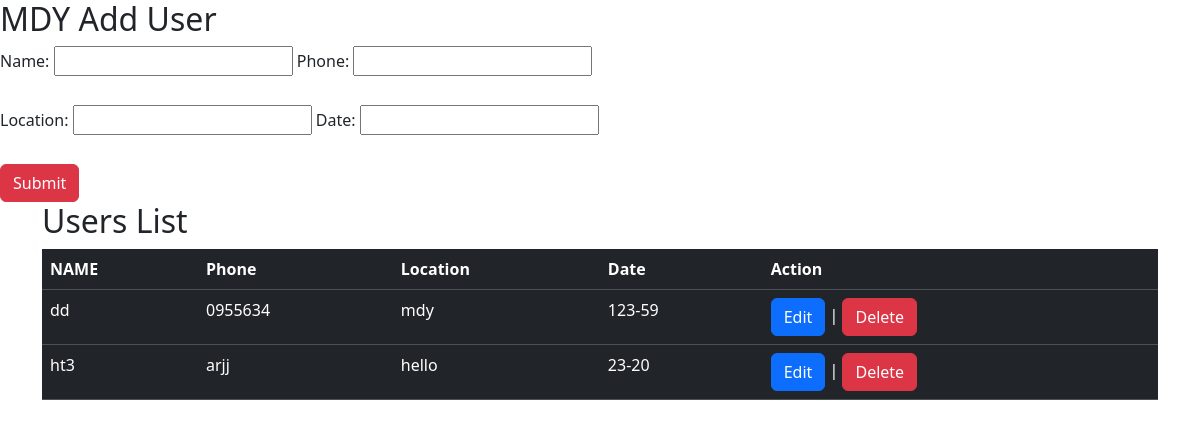
The app's page /, older data.
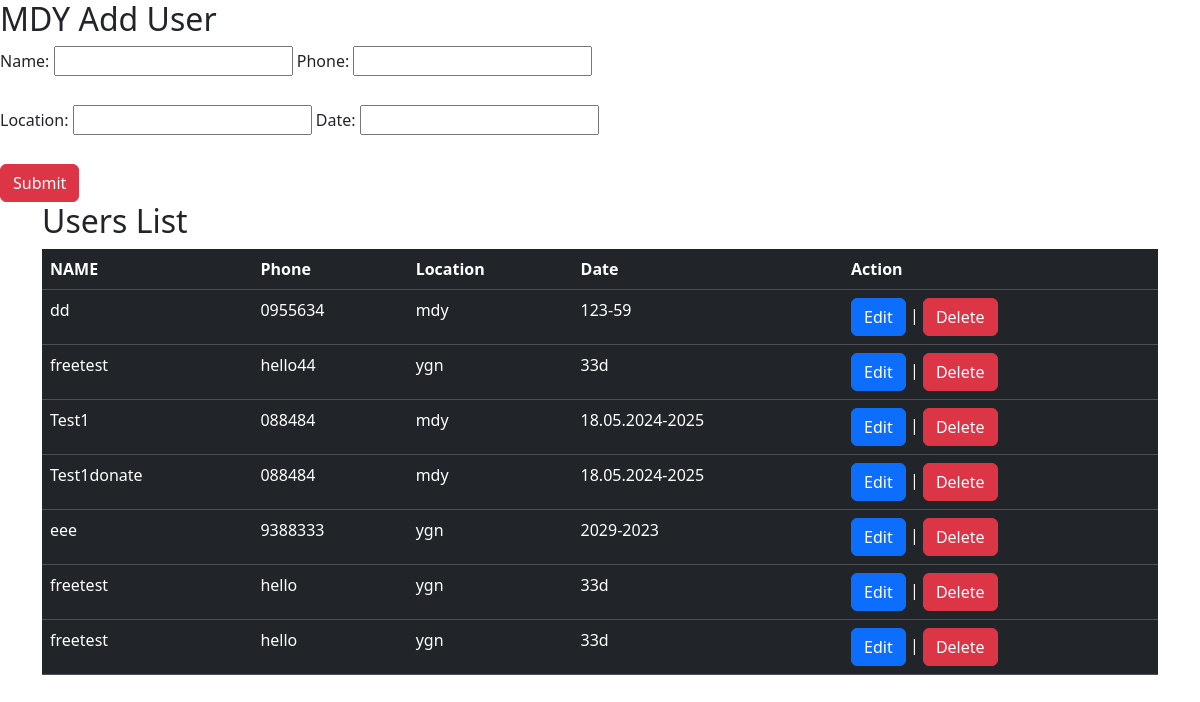
The same page, newer data.
### tables this page shows
CREATE TABLE mdysafe (
        id INTEGER PRIMARY KEY AUTOINCREMENT,
        name TEXT NOT NULL,
        phone CHAR,
        location CHAR,
        date CHAR
        
    );

### backend.py (the view)
@app.route("/")
def home():
    conn = sqlite3.connect(DATABASE)
    cursor = conn.cursor()
    cursor.execute("SELECT * FROM mdysafe")
    users = cursor.fetchall()
    conn.close()
    return render_template("index.html", users=users)

### templates/index.html (shortened to what this page needs)
<!DOCTYPE html>
<html lang="en">
<head>
  <link href="https://cdn.jsdelivr.net/npm/bootstrap@5.3.3/dist/css/bootstrap.min.css" rel="stylesheet">
</head>
<body>
    <h2>MDY Add User</h2>
    <form action="/submit" method="POST">
        <label for="name" class="form-label">Name:</label>
        <input type="text" id="name" name="name" class="form-contorl" required>
        <label for="phone" class="form-label">Phone:</label>
        <input type="text" id="phone" name="phone"  class="form-contorl"><br><br>
        <labe for="location" class="form-label">Location:</label>
        <input type="text" id="location" name="location" class="form-contorl">
        <label for="date" class="form-label">Date:</label>
        <input type="text" id="date" name="date" class="form-contorl"><br><br>
        <button type="submit" class="btn btn-danger">Submit</button>
    </form>
    <div class="container">
        <div class="row">
            <div class="col-12">
            <h2>Users List</h2>
    <table class="table table-dark">
        <tr>
            <th> NAME</th>
            <th> Phone</th>
            <th> Location</th>
            <th> Date</th>
            <th>Action</th>
        </tr>
        {% for user in users %}
        <tr>
            <td>{{user[1]}}</td>
            <td>{{user[2]}}</td>
            <td>{{user[3]}}</td>
            <td>{{user[4]}}</td>
            <td>
                <a href="/edit/{{ user[0] }}" class="btn btn-primary">Edit</a> |
                <a href="/delete/{{ user[0] }}"class= "btn btn-danger" onclick="return confirm('Are you sure?')">Delete</a>
            </td>
        </tr>
        {% endfor %}
      </table>
      </div>
        </div>
    </div>
</body>
</html>

Row changes from the older to the newer data that the page shows:
removed mdysafe: name "ht3", phone "arjj", location "hello", date "23-20"
added mdysafe: name "freetest", phone "hello44", location "ygn", date "33d"
added mdysafe: name "Test1", phone "088484", location "mdy", date "18.05.2024-2025"
added mdysafe: name "Test1donate", phone "088484", location "mdy", date "18.05.2024-2025"
added mdysafe: name "eee", phone "9388333", location "ygn", date "2029-2023"
added mdysafe: name "freetest", phone "hello", location "ygn", date "33d"
added mdysafe: name "freetest", phone "hello", location "ygn", date "33d"
